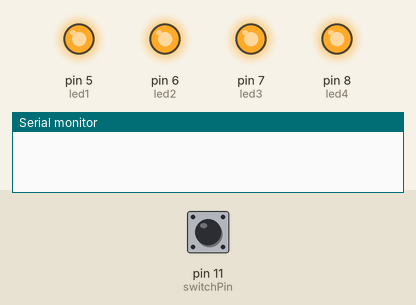
A sketch run on a simulated Arduino Uno, built with avr-gcc and run on an emulated ATmega328P. On the bench: output pins drawn as LEDs (lit = HIGH), the last lines printed to the serial monitor. The test bench sets the inputs (shaded band); at power-on: pin 11 (switchPin) HIGH.

Above: at 1.2 s.
1.3 s: pin 11 (switchPin) pulled LOW for 0.15 s
At 1.8 s:
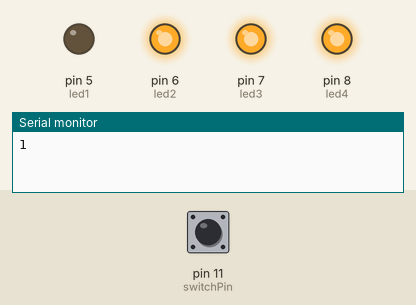
3.9 s: pin 11 (switchPin) pulled LOW for 1 s
At 5.3 s:
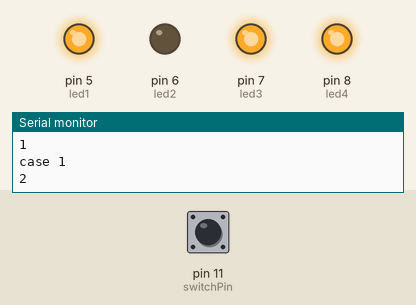
7.4 s: pin 11 (switchPin) pulled LOW for 3.2 s
At 12.0 s:
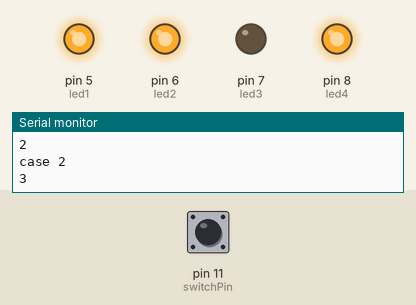
Timing chart, 0 to 14.1 s (numbered marks = the images above; inputs shaded):
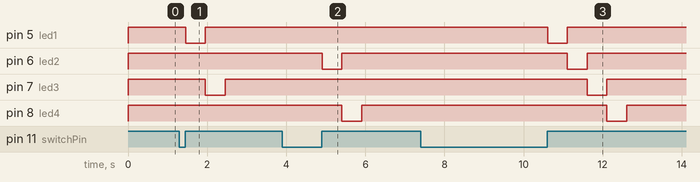

The sketch:

BUTTON_LED_PATTERN.ino
```cpp
int switchPin = 11;
boolean lastbutton = HIGH;
boolean currentbutton = HIGH;
int count = 0;
int led1=5;
int led2=6;
int led3=7;
int led4=8;

void setup() {
  // put your setup code here, to run once:
  pinMode(led1, OUTPUT);
  pinMode(led2, OUTPUT);
  pinMode(led3, OUTPUT);
  pinMode(led4, OUTPUT);
  pinMode(11, INPUT);
  Serial.begin(9600);

  digitalWrite(led1, HIGH);
  digitalWrite(led2, HIGH);
  digitalWrite(led3, HIGH);
  digitalWrite(led4, HIGH);


}
boolean debounce(boolean last)
{
  boolean current = digitalRead(switchPin);

  if (last != current)
  {
    delay(led1);
    current = digitalRead(switchPin);
  }

  return current;
}

void loop() {
  // put your main code here, to run repeatedly:

  currentbutton = debounce(lastbutton);
  if (lastbutton == LOW && currentbutton == HIGH)
  {
    if (count > 4)
    {
      count = 0;
    }
    count = count + 1;
    Serial.println(count);


    switch (count) {
      case 1:
     // for(;;){
    // while(count<2){
        digitalWrite(led1, LOW);
        digitalWrite(led2, HIGH);
        digitalWrite(led3, HIGH);
        digitalWrite(led4, HIGH);
        delay(500);
        digitalWrite(led1, HIGH);
        digitalWrite(led2, HIGH);
        digitalWrite(led3, LOW);
        digitalWrite(led4, HIGH);
        delay(500);
        digitalWrite(led1, HIGH);
        digitalWrite(led2, HIGH);
        digitalWrite(led3, HIGH);
        digitalWrite(led4, HIGH);
        delay(500);

        Serial.println("case 1");


     // }
      break;
      case 2:
       // for(;;){
      // while(count<3){
        digitalWrite(led1, HIGH);
        digitalWrite(led2, LOW);
        digitalWrite(led3, HIGH);
        digitalWrite(led4, HIGH);
        delay(500);
        digitalWrite(led1, HIGH);
        digitalWrite(led2, HIGH);
        digitalWrite(led3, HIGH);
        digitalWrite(led4, LOW);
        delay(500);
        digitalWrite(led1, HIGH);
        digitalWrite(led2, HIGH);
        digitalWrite(led3, HIGH);
        digitalWrite(led4, HIGH);
        delay(500);
        Serial.println("case 2");

      //}
      break;
      case 3:
      //for(;;){
     // while(count<4){
        digitalWrite(led1, LOW);
        digitalWrite(led2, HIGH);
        digitalWrite(led3, HIGH);
        digitalWrite(led4, HIGH);
        delay(500);
        digitalWrite(led1, HIGH);
        digitalWrite(led2, LOW);
        digitalWrite(led3, HIGH);
        digitalWrite(led4, HIGH);
        delay(500);
        digitalWrite(led1, HIGH);
        digitalWrite(led2, HIGH);
        digitalWrite(led3, LOW);
        digitalWrite(led4, HIGH);
        delay(500);
        digitalWrite(led1, HIGH);
        digitalWrite(led2, HIGH);
        digitalWrite(led3, HIGH);
        digitalWrite(led4, LOW);
        delay(500);
        digitalWrite(led1, HIGH);
        digitalWrite(led2, HIGH);
        digitalWrite(led3, HIGH);
        digitalWrite(led4, HIGH);
        delay(1000);
        Serial.println("case 3");

      //}
      break;
      case 4:
     // for(;;){
    // while(count<5){
        digitalWrite(led1, HIGH);
        digitalWrite(led2, HIGH);
        digitalWrite(led3, HIGH);
        digitalWrite(led4, LOW);
        delay(500);
        digitalWrite(led1, HIGH);
        digitalWrite(led2, HIGH);
        digitalWrite(led3, LOW);
        digitalWrite(led4, HIGH);
        delay(500);
        digitalWrite(led1, HIGH);
        digitalWrite(led2, LOW);
        digitalWrite(led3, HIGH);
        digitalWrite(led4, HIGH);
        delay(500);
        digitalWrite(led1, LOW);
        digitalWrite(led2, HIGH);
        digitalWrite(led3, HIGH);
        digitalWrite(led4, HIGH);
        delay(500);
        digitalWrite(led1, HIGH);
        digitalWrite(led2, HIGH);
        digitalWrite(led3, HIGH);
        digitalWrite(led4, HIGH);
        delay(1000);
        Serial.println("case 4");

      //}
      break;
      default:
        digitalWrite(led1, HIGH);
        digitalWrite(led2, HIGH);
        digitalWrite(led3, HIGH);
        digitalWrite(led4, HIGH);
    }
  }
  lastbutton =  currentbutton;

}
```

Measured:
- after the input at 1.3 s, pin 5 (led1): HIGH → LOW after 0.16 s, → HIGH 0.50 s later; pin 7 (led3): HIGH → LOW after 0.66 s, → HIGH 0.50 s later
- after the input at 3.9 s, pin 6 (led2): HIGH → LOW after 1.0 s, → HIGH 0.50 s later; pin 8 (led4): HIGH → LOW after 1.5 s, → HIGH 0.50 s later
- after the input at 7.4 s, pin 5 (led1): HIGH → LOW after 3.2 s, → HIGH 0.50 s later; pin 6 (led2): HIGH → LOW after 3.7 s, → HIGH 0.50 s later; pin 7 (led3): HIGH → LOW after 4.2 s, → HIGH 0.50 s later; pin 8 (led4): HIGH → LOW after 4.7 s, → HIGH 0.50 s later
